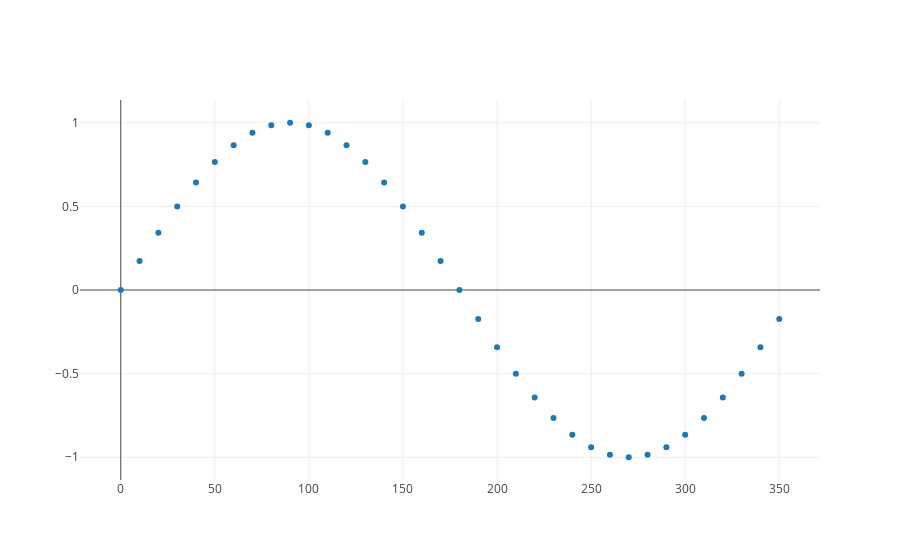

The cell this chart's notebook holds for it:
### Markdown cell above
To plot this within a jupyter notebook we need to call iplot. If you used instead `pyo.plot(data)`, the plot will be opened automatically in a new browser tab.
**Exercise:** Change from iplot to plot and explore what happens.

### Code cell
pyo.iplot(data)

### Figure 1 — Plotly figure (JSON) as saved in the notebook; plotly's stock layout.template omitted (floating-point values rounded to 4 significant figures)
{"data": [{"mode": "markers", "name": "Sine", "type": "scatter", "uid": "4e2e5e2e-d841-11e8-84d9-2016b983c4f9", "x": [0, 10, 20, 30, 40, 50, 60, 70, 80, 90, 100, 110, 120, 130, 140, 150, 160, 170, 180, 190, 200, 210, 220, 230, 240, 250, 260, 270, 280, 290, 300, 310, 320, 330, 340, 350], "y": [0, 0.1736, 0.342, 0.5, 0.6428, 0.766, 0.866, 0.9397, 0.9848, 1, 0.9848, 0.9397, 0.866, 0.766, 0.6428, 0.5, 0.342, 0.1736, 1.225e-16, -0.1736, -0.342, -0.5, -0.6428, -0.766, -0.866, -0.9397, -0.9848, -1, -0.9848, -0.9397, -0.866, -0.766, -0.6428, -0.5, -0.342, -0.1736]}], "layout": {}}
